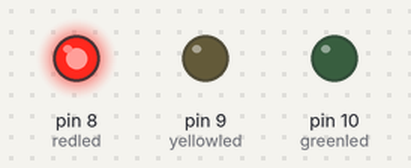
Recording of a sketch running on a simulated Arduino Uno, built with avr-gcc and run on an emulated ATmega328P. On the bench: output pins drawn as LEDs (lit = HIGH).

Above: at 0.1 s.
At 0.6 s:
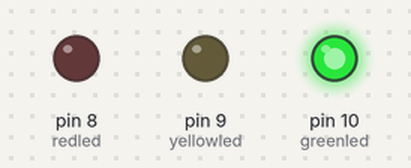
At 20.1 s:
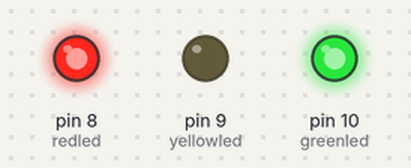
At 39.5 s:
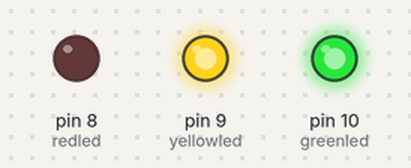
Timing chart, 0 to 40.0 s (numbered marks = the images above):
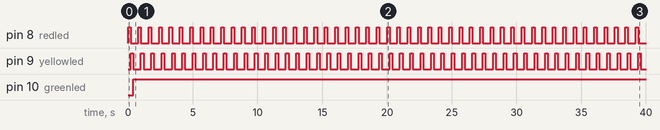

Measured:
- by itself, pin 8 (redled), pin 9 (yellowled): alternates HIGH for 0.20 s and LOW for 0.60 s
- by itself, pin 10 (greenled): LOW → HIGH at 0.40 s

The sketch:

on.ino
```cpp
int redled = 8;
int yellowled = 9;
int greenled = 10;
void setup() {
  // put your setup code here, to run once:
pinMode(redled, OUTPUT);
pinMode(yellowled, OUTPUT);
pinMode(greenled, OUTPUT);
}

void loop() {
  // put your main code here, to run repeatedly:
digitalWrite(redled, HIGH);
delay(200);
digitalWrite(redled, LOW);
digitalWrite(yellowled, HIGH);
delay(200);
digitalWrite(yellowled, LOW);
digitalWrite(greenled, HIGH);
delay(200);
digitalWrite(redled, LOW);
delay(200);
}
```
